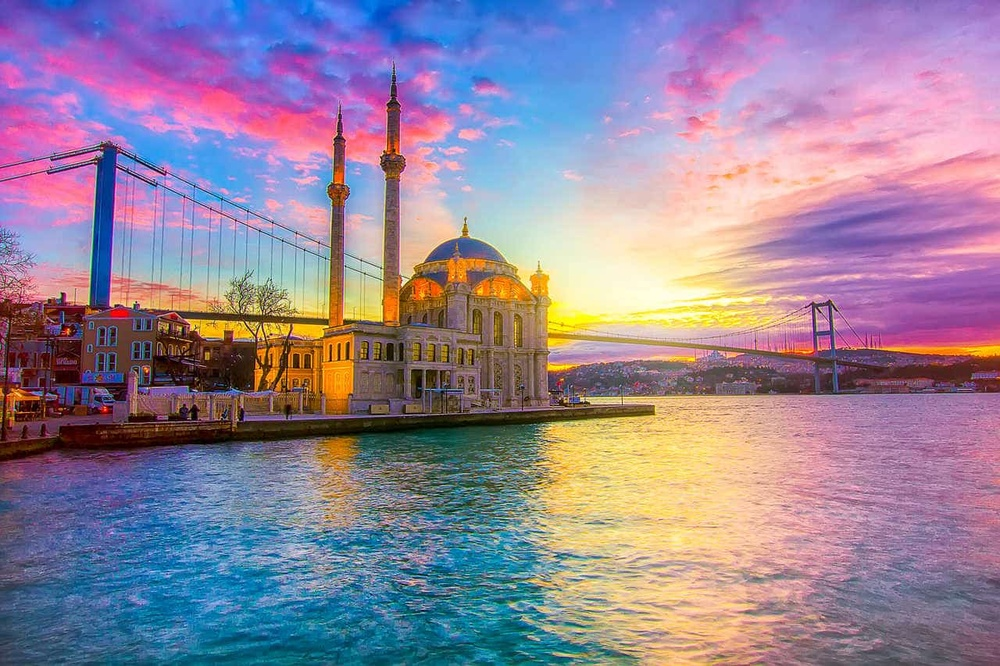
#> input picture manzara.jpg, 1000 x 666 px, shrunk from 1280 x 853 before the run
$ jupyter execute kmeans1.ipynb
#> lines starting #> are read from the running program, lines starting #| are printed output that depends on the picture
[cell 1]
import numpy as np
import cv2
import matplotlib.pyplot as plt

[cell 2]
original_image = cv2.imread("manzara.jpg")
#> original_image is the input picture: shape (666, 1000, 3); mean B, G, R 153.2, 132, 149.3

[cell 3]
img=cv2.cvtColor(original_image,cv2.COLOR_BGR2RGB)

[cell 4]
vectorized = img.reshape((-1,3))

[cell 5]
vectorized = np.float32(vectorized)

[cell 6]
criteria = (cv2.TERM_CRITERIA_EPS + cv2.TERM_CRITERIA_MAX_ITER, 10, 1.0)

[cell 7]
K = 5
attempts=10
ret,label,center=cv2.kmeans(vectorized,K,None,criteria,attempts,cv2.KMEANS_PP_CENTERS)
#> ret = 1.9e+09; center = [[131.1, 145, 212.9], [86.59, 59.13, 50.67], [232, 191.1, 173.6], [175.7, 117.9, 146], [52.12, 102, 145.9]]

[cell 8]
center = np.uint8(center)
#> center = [[131, 145, 212], [86, 59, 50], [231, 191, 173], [175, 117, 146], [52, 102, 145]]

[cell 9]
res = center[label.flatten()]
result_image = res.reshape((img.shape))
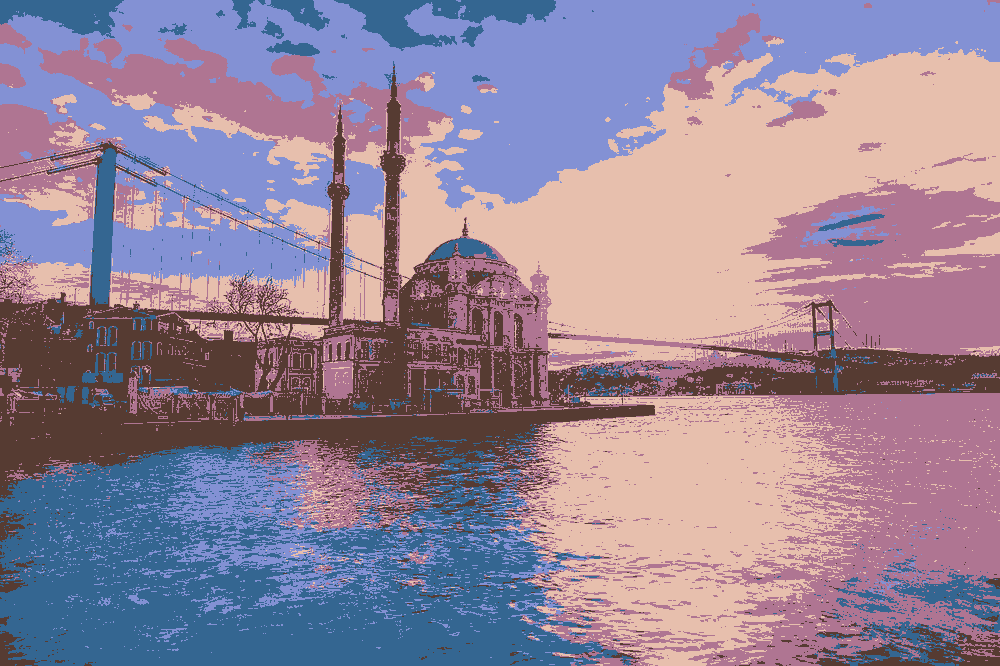
#> result_image: shape (666, 1000, 3); mean R, G, B 148.8, 131.8, 152.7

[cell 10]
figure_size = 15
plt.figure(figsize=(figure_size,figure_size))
plt.subplot(1,2,1),plt.imshow(img)
plt.title('Original Image'), plt.xticks([]), plt.yticks([])
plt.subplot(1,2,2),plt.imshow(result_image)
plt.title('Segmented Image when K = %i' % K), plt.xticks([]), plt.yticks([])
plt.show()
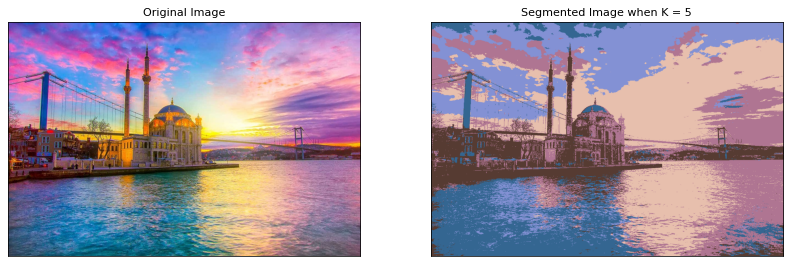
#> figure drawn by matplotlib, 2 panels

[cell 11]
edges = cv2.Canny(img,150,200)
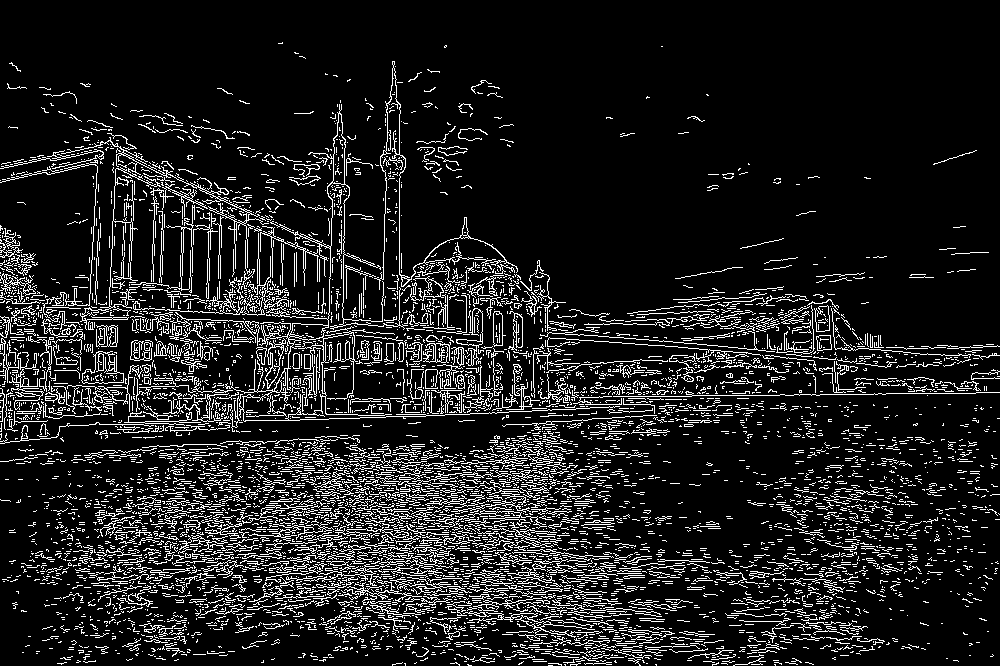
#> edges: shape (666, 1000); 12.1% white in thin lines or dots
plt.figure(figsize=(figure_size,figure_size))
plt.subplot(1,2,1),plt.imshow(img)
plt.title('Original Image'), plt.xticks([]), plt.yticks([])
plt.subplot(1,2,2),plt.imshow(edges,cmap = 'gray')
plt.title('Edge Image'), plt.xticks([]), plt.yticks([])
plt.show()
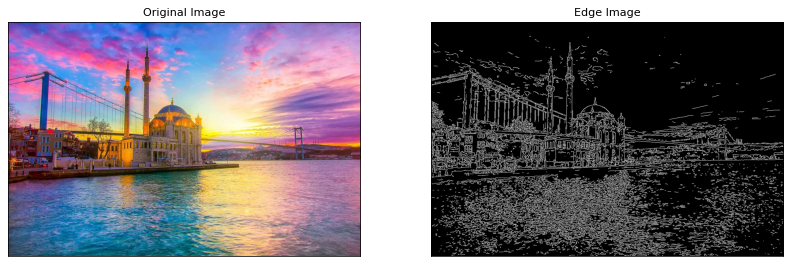
#> figure drawn by matplotlib, 2 panels
